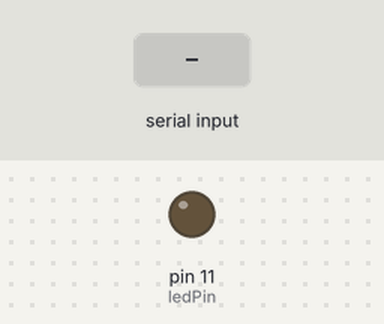
This sketch was run on a simulated Arduino Uno, built with avr-gcc and run on an emulated ATmega328P. Parts: output pins drawn as LEDs (lit = HIGH). The inputs (shaded band) are chosen by the test bench.

Above: at 1.2 s.
1.3 s: "1" received over Serial
At 2.3 s:
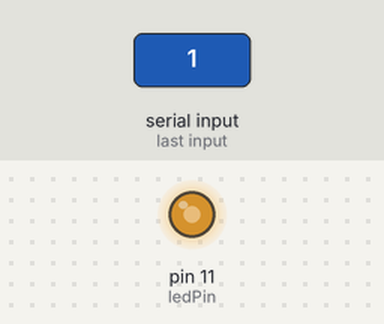
2.8 s: "+" received over Serial
At 3.4 s:
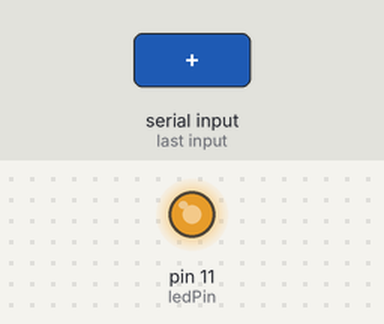
4.3 s: "-" received over Serial
At 5.5 s:
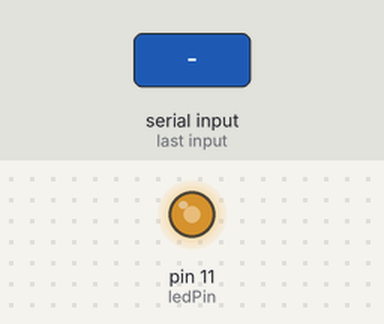
5.8 s: "-" received over Serial
At 6.9 s:
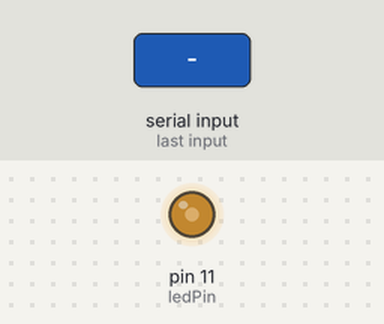
Timing chart, 0 to 8.3 s (numbered marks = the images above; inputs shaded):
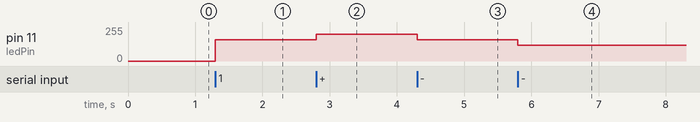

Measured:
- after the input at 1.3 s, pin 11 (ledPin): 0/255 → 160/255 at once
- after the input at 2.8 s, pin 11 (ledPin): 160/255 → 200/255 at once
- after the input at 4.3 s, pin 11 (ledPin): 200/255 → 160/255 at once
- after the input at 5.8 s, pin 11 (ledPin): 160/255 → 120/255 at once

The sketch:

sketch_jun09a.ino
```cpp
const int ledPin = 11;
int brightness = 160;

void setup() {
  pinMode(ledPin, OUTPUT);
  Serial.begin(9600);
}

void loop() {
  if (Serial.available() > 0) {
    char receivedChar = Serial.read();
    if (receivedChar == '1') {
      analogWrite(ledPin, brightness);
    } else if (receivedChar == '0') {
      analogWrite(ledPin, 0);
    } else if (receivedChar == '+') {
      if (brightness < 255) {
        brightness += 40;
      }
      analogWrite(ledPin, brightness);
    } else if (receivedChar == '-') {
      if (brightness > 0) {
        brightness -= 40;
      }
      analogWrite(ledPin, brightness);
    }
  }
}
```
